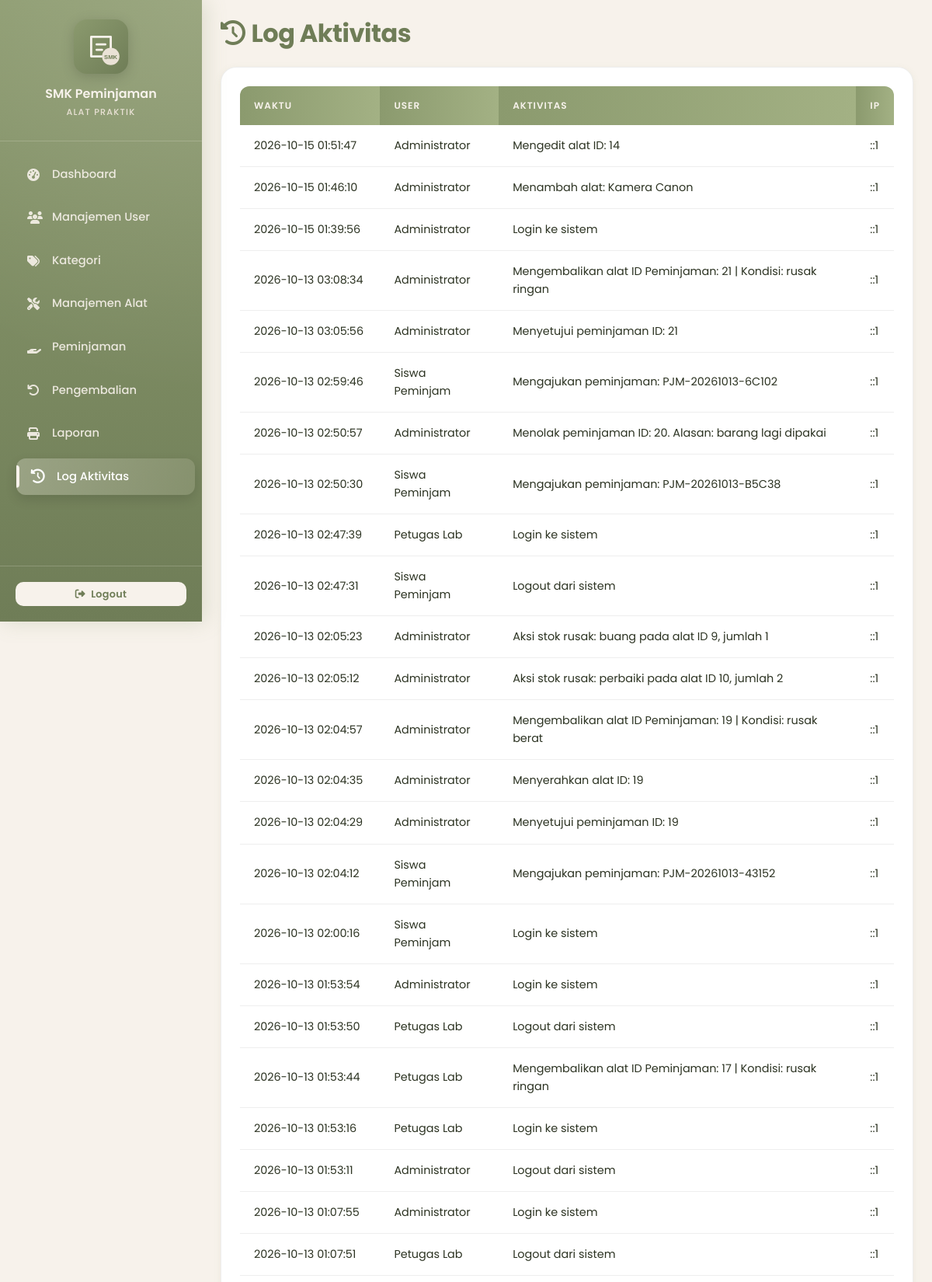
The page /pages/log.php (signed in, upper part) on the database its author committed.
### tables this page shows
CREATE TABLE `log_aktivitas` (
  `id` int NOT NULL,
  `id_user` int DEFAULT NULL,
  `aktivitas` varchar(255) NOT NULL,
  `waktu` timestamp NULL DEFAULT CURRENT_TIMESTAMP,
  `ip_address` varchar(45) DEFAULT NULL
);

CREATE TABLE `users` (
  `id` int NOT NULL,
  `username` varchar(50) NOT NULL,
  `password` varchar(255) NOT NULL,
  `nama_lengkap` varchar(100) NOT NULL,
  `role` enum('admin','petugas','peminjam') NOT NULL,
  `email` varchar(100) DEFAULT NULL,
  `no_telp` varchar(15) DEFAULT NULL,
  `alamat` text,
  `status` enum('aktif','nonaktif') DEFAULT 'aktif',
  `created_at` timestamp NULL DEFAULT CURRENT_TIMESTAMP
);

### pages/log.php (the view, shortened to what this page needs)
<?php
require_once '../includes/auth.php';
require_once '../includes/header.php';
require_once '../includes/sidebar.php';
$logs = $pdo->query("SELECT l.*, u.nama_lengkap FROM log_aktivitas l LEFT JOIN users u ON l.id_user=u.id ORDER BY l.id DESC LIMIT 100")->fetchAll();
?>
<div class="content p-4">
    <h2 class="fw-bold mb-4"><i class="fas fa-history me-2"></i>Log Aktivitas</h2>
    <div class="card">
        <div class="card-body">
            <table class="table table-hover">
                <thead>
                    <tr><th>Waktu</th><th>User</th><th>Aktivitas</th><th>IP</th></tr>
                </thead>
                <tbody>
                    <?php foreach ($logs as $l): ?>
                    <tr>
                        <td><?= $l['waktu'] ?></td>
                        <td><?= $l['nama_lengkap'] ?? 'System' ?></td>
                        <td><?= $l['aktivitas'] ?></td>
                        <td><?= $l['ip_address'] ?></td>
                    </tr>
                    <?php endforeach; ?>
                </tbody>
            </table>
        </div>
    </div>
</div>
<?php require_once '../includes/footer.php'; ?>

### assets/css/style.css (style rules this page uses)
:root { --primary: #8B9A6E; --primary-dark: #6f7d57; --primary-soft: #a3b184; --bg: #F7F2EB; --beige: #EAE2D6; --grey: #EEEEEE; --white: #FFFFFF; --text: #2c3322; --text-muted: #7a8073; --border: #EAE2D6; --shadow-sm: 0 2px 8px rgba(139, 154, 110, 0.10); --shadow-md: 0 8px 20px rgba(139, 154, 110, 0.18); --shadow-lg: 0 16px 40px rgba(139, 154, 110, 0.25); --transition: all 0.35s cubic-bezier(0.4, 0, 0.2, 1); --transition-bounce: all 0.4s cubic-bezier(0.34, 1.56, 0.64, 1); }
* { margin: 0; padding: 0; box-sizing: border-box; }
html, body { min-height: 100%; }
body { font-family: 'Poppins', sans-serif; background-color: var(--bg); color: var(--text); overflow-x: hidden; line-height: 1.6; }
.content { margin-left: 260px; background-color: var(--bg); padding: 30px; min-height: 100vh; animation: fadeIn 0.5s ease; }
.content h2 { color: var(--primary-dark); font-weight: 700; letter-spacing: -0.5px; }
.card { border: 1px solid var(--grey); border-radius: 20px; background: var(--white); box-shadow: var(--shadow-sm); transition: var(--transition); overflow: hidden; position: relative; }
.card-body { padding: 24px; }
.table { border-collapse: separate; border-spacing: 0; width: 100%; }
.table thead th { background: linear-gradient(90deg, var(--primary) 0%, var(--primary-soft) 100%); color: var(--bg); font-weight: 600; text-transform: uppercase; font-size: 0.75rem; letter-spacing: 1px; padding: 15px 18px; border: none; position: sticky; top: 0; z-index: 10; }
.table thead th:first-child { border-radius: 12px 0 0 0; }
.table thead th:last-child { border-radius: 0 12px 0 0; }
.table tbody tr { transition: var(--transition); background: var(--white); border-bottom: 1px solid var(--grey); }
.table tbody td { padding: 15px 18px; vertical-align: middle; color: var(--text); font-size: 0.9rem; }
@media screen and (min-width: 769px) { .content, #wrapper > .content { margin-left: 260px; width: auto; max-width: none; } }

### rows shown on the page
log_aktivitas: waktu "2026-10-15 01:51:47", id_user.nama_lengkap "Administrator", aktivitas "Mengedit alat ID: 14", ip_address "::1"
log_aktivitas: waktu "2026-10-15 01:46:10", id_user.nama_lengkap "Administrator", aktivitas "Menambah alat: Kamera Canon", ip_address "::1"
log_aktivitas: waktu "2026-10-15 01:39:56", id_user.nama_lengkap "Administrator", aktivitas "Login ke sistem", ip_address "::1"
log_aktivitas: waktu "2026-10-13 03:08:34", id_user.nama_lengkap "Administrator", aktivitas "Mengembalikan alat ID Peminjaman: 21 | Kondisi: rusak ringan", ip_address "::1"
log_aktivitas: waktu "2026-10-13 03:05:56", id_user.nama_lengkap "Administrator", aktivitas "Menyetujui peminjaman ID: 21", ip_address "::1"
log_aktivitas: waktu "2026-10-13 02:59:46", id_user.nama_lengkap "Siswa Peminjam", aktivitas "Mengajukan peminjaman: PJM-20261013-6C102", ip_address "::1"
log_aktivitas: waktu "2026-10-13 02:50:57", id_user.nama_lengkap "Administrator", aktivitas "Menolak peminjaman ID: 20. Alasan: barang lagi dipakai", ip_address "::1"
log_aktivitas: waktu "2026-10-13 02:50:30", id_user.nama_lengkap "Siswa Peminjam", aktivitas "Mengajukan peminjaman: PJM-20261013-B5C38", ip_address "::1"
log_aktivitas: waktu "2026-10-13 02:47:39", id_user.nama_lengkap "Petugas Lab", aktivitas "Login ke sistem", ip_address "::1"
log_aktivitas: waktu "2026-10-13 02:47:31", id_user.nama_lengkap "Siswa Peminjam", aktivitas "Logout dari sistem", ip_address "::1"
log_aktivitas: waktu "2026-10-13 02:05:23", id_user.nama_lengkap "Administrator", aktivitas "Aksi stok rusak: buang pada alat ID 9, jumlah 1", ip_address "::1"
log_aktivitas: waktu "2026-10-13 02:05:12", id_user.nama_lengkap "Administrator", aktivitas "Aksi stok rusak: perbaiki pada alat ID 10, jumlah 2", ip_address "::1"
log_aktivitas: waktu "2026-10-13 02:04:57", id_user.nama_lengkap "Administrator", aktivitas "Mengembalikan alat ID Peminjaman: 19 | Kondisi: rusak berat", ip_address "::1"
log_aktivitas: waktu "2026-10-13 02:04:35", id_user.nama_lengkap "Administrator", aktivitas "Menyerahkan alat ID: 19", ip_address "::1"
log_aktivitas: waktu "2026-10-13 02:04:29", id_user.nama_lengkap "Administrator", aktivitas "Menyetujui peminjaman ID: 19", ip_address "::1"
log_aktivitas: waktu "2026-10-13 02:04:12", id_user.nama_lengkap "Siswa Peminjam", aktivitas "Mengajukan peminjaman: PJM-20261013-43152", ip_address "::1"
log_aktivitas: waktu "2026-10-13 02:00:16", id_user.nama_lengkap "Siswa Peminjam", aktivitas "Login ke sistem", ip_address "::1"
log_aktivitas: waktu "2026-10-13 01:53:54", id_user.nama_lengkap "Administrator", aktivitas "Login ke sistem", ip_address "::1"
log_aktivitas: waktu "2026-10-13 01:53:50", id_user.nama_lengkap "Petugas Lab", aktivitas "Logout dari sistem", ip_address "::1"
log_aktivitas: waktu "2026-10-13 01:53:44", id_user.nama_lengkap "Petugas Lab", aktivitas "Mengembalikan alat ID Peminjaman: 17 | Kondisi: rusak ringan", ip_address "::1"
log_aktivitas: waktu "2026-10-13 01:53:16", id_user.nama_lengkap "Petugas Lab", aktivitas "Login ke sistem", ip_address "::1"
log_aktivitas: waktu "2026-10-13 01:53:11", id_user.nama_lengkap "Administrator", aktivitas "Logout dari sistem", ip_address "::1"
log_aktivitas: waktu "2026-10-13 01:07:55", id_user.nama_lengkap "Administrator", aktivitas "Login ke sistem", ip_address "::1"
log_aktivitas: waktu "2026-10-13 01:07:51", id_user.nama_lengkap "Petugas Lab", aktivitas "Logout dari sistem", ip_address "::1"
